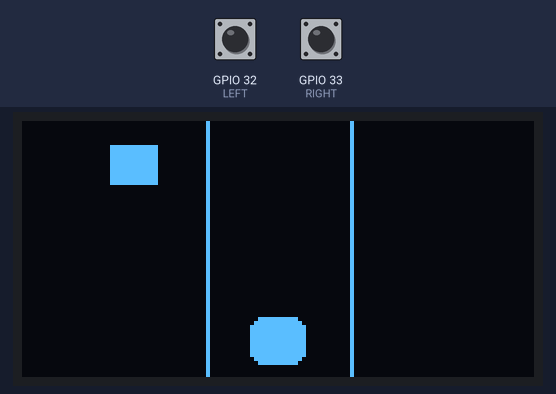
A sketch run on a simulated ESP32. Parts: 128×64 one-colour display. Inputs (shaded band) come from the test bench; at power-on: GPIO 32 (LEFT) HIGH, GPIO 33 (RIGHT) HIGH. Random numbers use the default seed unless the sketch sets one.

Above: at 0.5 s.
At 1.2 s:
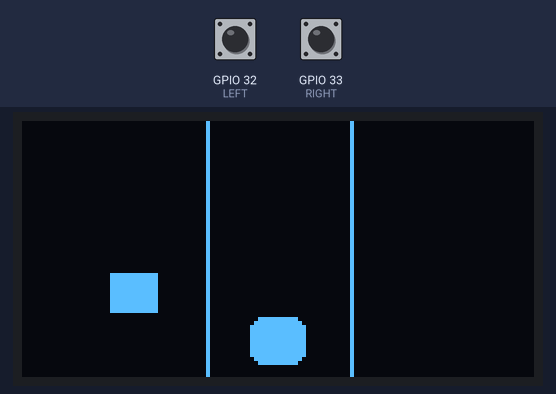
1.3 s: GPIO 32 (LEFT) pulled LOW for 0.15 s
At 2.1 s:
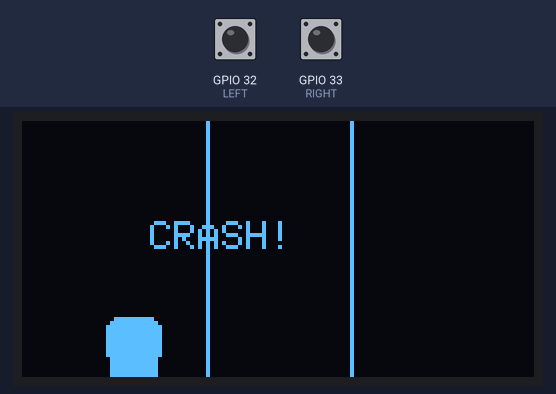
Timing chart, 0 to 4.3 s (numbered marks = the images above; inputs shaded):
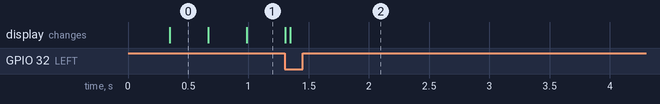

The sketch:

day_83_collision_detection.ino
```cpp
// Day 83: Add player movement and rectangle-based collision detection.
#include <Wire.h>
#include <Adafruit_GFX.h>
#include <Adafruit_SSD1306.h>
Adafruit_SSD1306 display(128,64,&Wire,-1);
const int LEFT=32, RIGHT=33, laneX[]={28,64,100};
int playerLane=1, obstacleLane=0, obstacleY=-10, roadOffset=0;
int lastLeft=HIGH,lastRight=HIGH;
bool crashed=false;
unsigned long lastFrame=0,lastMove=0;
bool overlaps(int ax,int ay,int aw,int ah,int bx,int by,int bw,int bh){
  return ax<bx+bw && ax+aw>bx && ay<by+bh && ay+ah>by;
}
void setup(){
  pinMode(LEFT,INPUT_PULLUP);pinMode(RIGHT,INPUT_PULLUP);
  randomSeed(analogRead(34));Wire.begin(21,22);
  if(!display.begin(SSD1306_SWITCHCAPVCC,0x3C))while(true)delay(1000);
}
void loop(){
  if(millis()-lastFrame<40)return;lastFrame=millis();
  int l=digitalRead(LEFT),r=digitalRead(RIGHT);
  if(!crashed && millis()-lastMove>140){
    if(l==LOW&&lastLeft==HIGH&&playerLane>0){playerLane--;lastMove=millis();}
    if(r==LOW&&lastRight==HIGH&&playerLane<2){playerLane++;lastMove=millis();}
  }
  lastLeft=l;lastRight=r;
  if(!crashed){
    obstacleY+=2;
    if(obstacleY>64){obstacleY=-10;obstacleLane=random(0,3);}
    if(overlaps(laneX[playerLane]-7,49,14,12,laneX[obstacleLane]-6,obstacleY,12,10))crashed=true;
  }
  display.clearDisplay();
  display.drawLine(46,0,46,63,SSD1306_WHITE);display.drawLine(82,0,82,63,SSD1306_WHITE);
  display.fillRect(laneX[obstacleLane]-6,obstacleY,12,10,SSD1306_WHITE);
  display.fillRoundRect(laneX[playerLane]-7,49,14,12,3,SSD1306_WHITE);
  if(crashed){display.setTextSize(1);display.setTextColor(SSD1306_WHITE);display.setCursor(32,25);display.print("CRASH!");}
  display.display();
}
```
